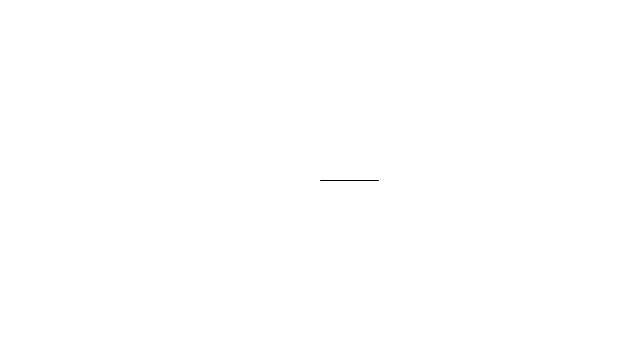
Frame 1 (no input)
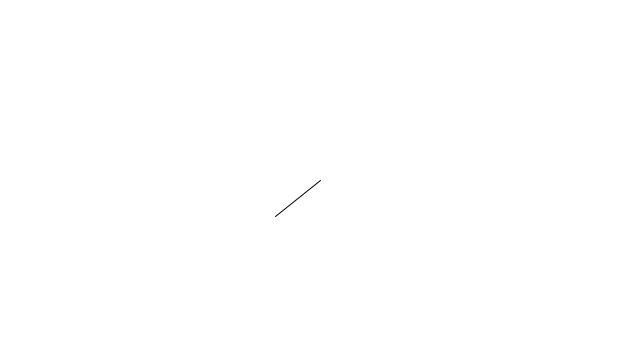
Frame 60 (the mouse pressed at the canvas centre just before this capture)
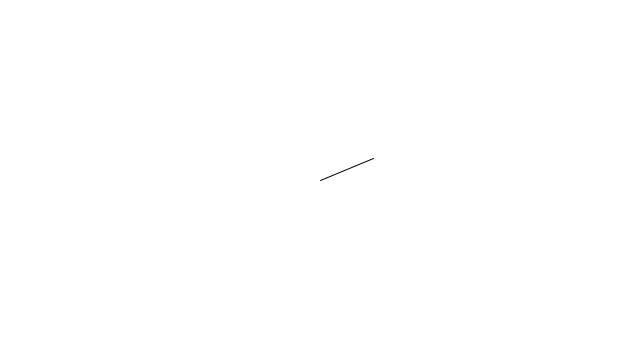
Frame 120 (the mouse held since frame 60 and released just before this capture)

The Processing sketch that drew these frames (run headless with seeded random() and noise(); from frame 60 on, the mouse is pressed at the canvas centre):

// Processing sketch: First_Revolve
// ── First_Revolve.pde
float theta = 0;
float r = 58;

float x;
float y;
void setup()
{
  size(640,360);
}

void draw()
{
  background(255);
  revolve();
  display();
  theta+=1;
}

void revolve()
{
  x = r * (float)Math.cos(theta);
  y = r * (float)Math.sin(theta);
}
void display()
{
  stroke(0);
  line(width/2,height/2,x+width/2,y+height/2);
}
